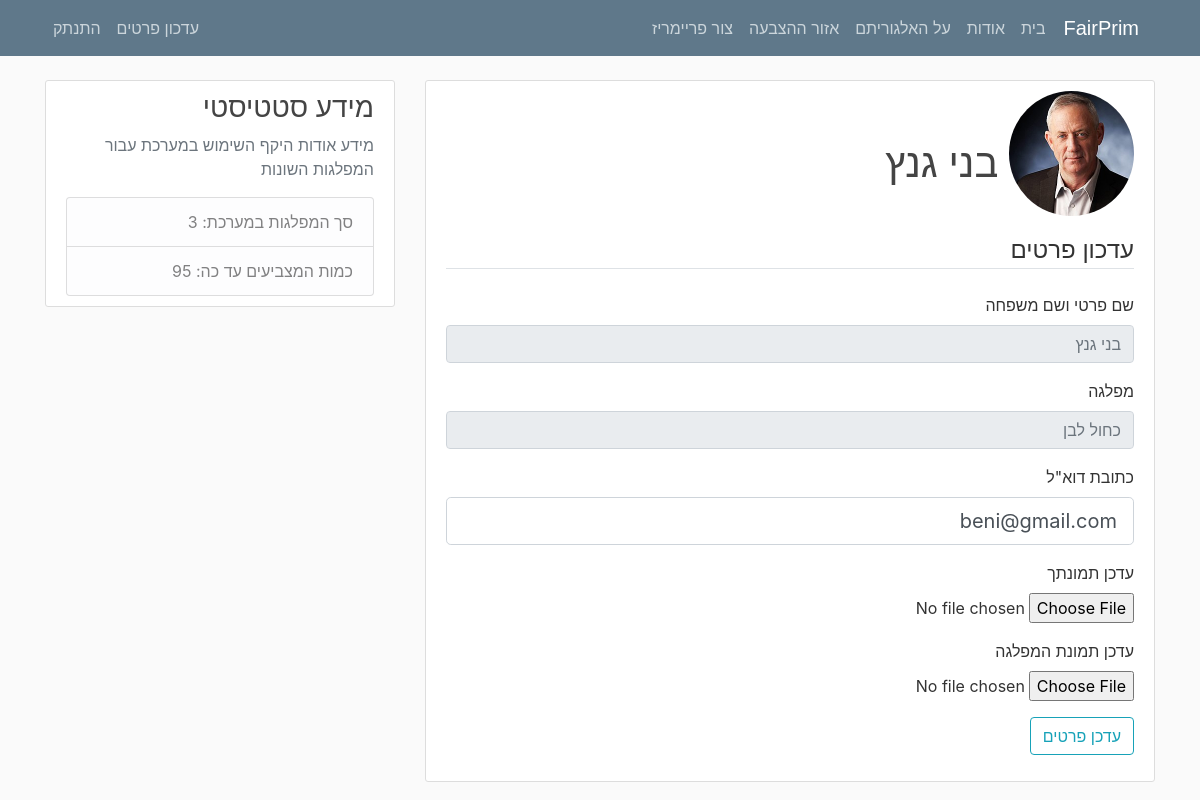
Page /account (signed in) on the committed database.
### FairPrim/models.py (models this page shows, shortened)
class User(db.Model, UserMixin):
    id = db.Column(db.Integer, primary_key=True)
    username = db.Column(db.String(20), unique=True, nullable=False)
    party = db.Column(db.String(20), nullable=False)
    email = db.Column(db.String(100), unique=True, nullable=False)
    image_file = db.Column(db.String(20), nullable=False, default='default.png')
    party_image_file = db.Column(db.String(20), nullable=False, default='default.png')
    password = db.Column(db.String(60), nullable=False)
    post = db.relationship('Post', backref='author', lazy=True)

### FairPrim/routes.py (the view)
@app.route('/account', methods=['GET', 'POST'])
@login_required
def account():
    info = update_values()
    form = UpdateAccountForm()
    if form.validate_on_submit():
        if form.picture.data:
            picture_file = save_picture(form.picture.data)
            current_user.image_file = picture_file
        if form.party_picture.data:
            party_picture = save_picture_party(form.party_picture.data)
            current_user.party_image_file = party_picture
        current_user.username = current_user.username
        current_user.email = form.email.data
        current_user.party = current_user.party
        db.session.commit()
        flash('הפרטים עודכנו בהצלחה', 'success')
        return redirect(url_for('account'))
    elif request.method == 'GET':
        form.username.data = current_user.username
        form.email.data = current_user.email
        form.party.data = current_user.party
    image_file = url_for('static', filename='profile_pics/' + current_user.image_file)
    return render_template('account.html', title='My Account', image_file=image_file, form=form, total_info=info)

### FairPrim/forms.py (shortened to what this page needs)
class UpdateAccountForm(FlaskForm):
    username = StringField('שם פרטי ושם משפחה')
    party = StringField('מפלגה')
    email = StringField('כתובת דוא"ל', validators=[DataRequired(), Email()])
    picture = FileField('עדכן תמונתך', validators=[FileAllowed(['jpg', 'png'])])
    party_picture = FileField('עדכן תמונת המפלגה', validators=[FileAllowed(['jpg', 'png'])])
    submit = SubmitField('עדכן פרטים')

### FairPrim/models.py (called while the page is built)
@login_manager.user_loader
def load_user(user_id):
    return User.query.get(int(user_id))

### FairPrim/routes.py (called while the page is built)
def update_values():
    posts_count = Post.query.count()
    election_count = Election.query.count()
    return [posts_count, election_count]

### FairPrim/templates/account.html (shortened to what this page needs)
{% extends "layout.html" %}
{% block content %}
<div class="content-section">
    <div class="media">
        <img class="rounded-circle account-img mr-auto" src="{{image_file}}">
        <div class="media-body">
            <h2 class="account-heading"><br>&nbsp;{{current_user.username}}</h2>
        </div>
    </div>
    <form method="POST" action="" enctype="multipart/form-data">
        <fieldset class="form-outline">
            <legend class="border-bottom mb-4">עדכון פרטים</legend>
            <div class="form-group">
                {{ form.username.label(class="form-control-label") }}
                <input class="form-control" type="text" placeholder="{{current_user.username}}"
                       disabled/>
            </div>
            <div class="form-group">
                {{ form.party.label(class="form-control-label") }}
                <input class="form-control" type="text" placeholder="{{current_user.party}}"
                       disabled/>
            </div>
            <div class="form-group">
                {{ form.email.label(class="form-control-label") }}
                {% if form.email.errors %}
                {{form.email(class="form-control form-control-lg is-invalid")}}
                <div class="invalid-feedback">
                    {% for error in form.email.errors %}
                    <span>{{ error }}</span>
                    {% endfor %}
                </div>
                {% else %}
                {{ form.email(class="form-control form-control-lg") }}
                {% endif %}
            </div>
                        <div class="form-group">
                {{ form.picture.label() }}
                {{ form.picture(class="form-control-file") }}
            </div>
            <div class="form-group">
                {{ form.party_picture.label() }}
                {{ form.party_picture(class="form-control-file") }}
            </div>
        </fieldset>
        <div class="form-group">
            {{ form.submit(class="btn btn-outline-info") }}
        </div>
    </form>
</div>
{% endblock content %}

### FairPrim/static/main.css (style rules this page uses)
body { background: #fafafa; color: #333333; margin-top: 5rem; text-align: right; }
h1, h2, h3, h4, h5, h6 { color: #444444; text-align: right; }
.content-section { background: #ffffff; padding: 10px 20px; border: 1px solid #dddddd; border-radius: 3px; margin-bottom: 20px; text-align: right; }
.account-img { height: 125px; width: 125px; margin-right: 20px; margin-bottom: 16px; text-align: right; }
.account-heading { font-size: 2.5rem; text-align: right; }
.form-control-file { font-size: 1rem; text-align: right; }

### rows in the picture
User: username "בני גנץ", party "כחול לבן", email "beni@gmail.com"

### other values in the picture
{{ total_info[0] }} "3"
{{ total_info[1] }} "95"
